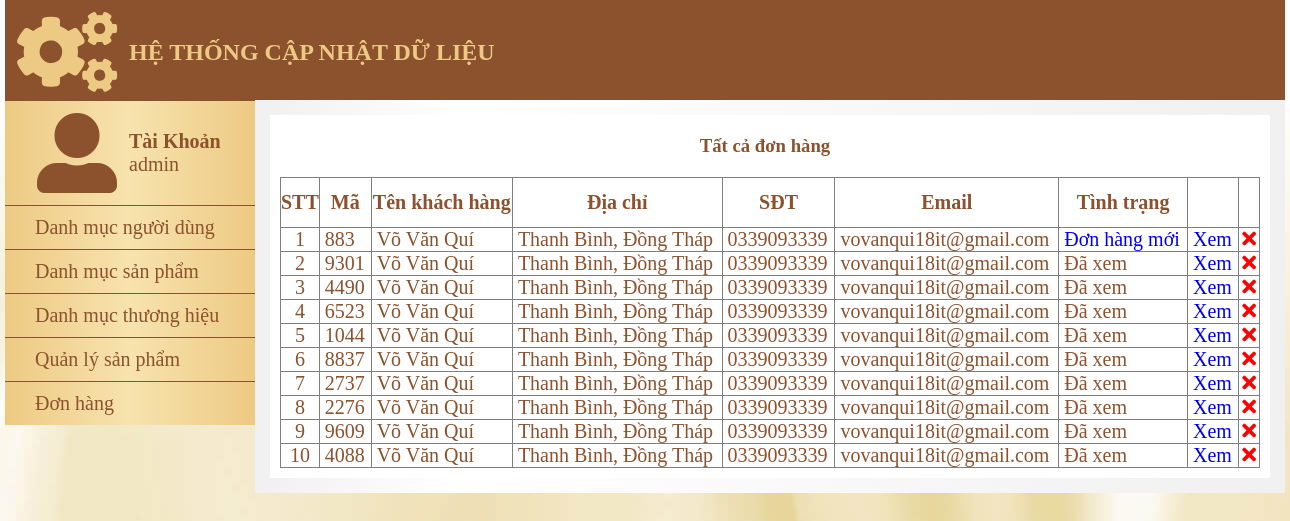
Screenshot of /mypham/admin/index.php?action=quanlydonhang&query=lietke (signed in) with the database file from the repository.
### tables this page shows
CREATE TABLE `tbl_cart` (
  `id_cart` int(11) NOT NULL,
  `id_khachhang` int(11) NOT NULL,
  `code_cart` varchar(10) NOT NULL,
  `cart_status` int(11) NOT NULL
);

CREATE TABLE `tbl_dangky` (
  `id_dangky` int(11) NOT NULL,
  `tenkhachhang` varchar(255) NOT NULL,
  `email` varchar(100) NOT NULL,
  `diachi` varchar(255) NOT NULL,
  `matkhau` varchar(100) NOT NULL,
  `dienthoai` varchar(20) NOT NULL
);

### mypham/admin/modules/quanlydonhang/lietke.php (the view)
<?php
    $sql_lietke_donhang = "SELECT * FROM tbl_cart,tbl_dangky WHERE tbl_cart.id_khachhang=tbl_dangky.id_dangky
    ORDER BY tbl_cart.id_cart DESC";
    $query_lietke_donhang = mysqli_query($mysqli,$sql_lietke_donhang);
?>
<h3 style="text-align:center;padding:20px">Tất cả đơn hàng</h3>
<table border="1" style="border-collapse: collapse; width:980px; font-size:20px;margin-left:10px;margin-bottom:10px">
  <tr style="height:50px">
    <th>STT</th>
    <th>Mã</th>
    <th>Tên khách hàng</th>
    <th>Địa chỉ</th>
    <th>SĐT</th>
    <th>Email</th>
    <th>Tình trạng</th>
    <th>  </th>
    <th></th>
  </tr>
  <?php
  $i = 0;
  while($row = mysqli_fetch_array( $query_lietke_donhang)){
      $i++;
  ?>
  <tr>
    <td style="width:10px; text-align:center"><?php echo $i ?></td>
    <td style="padding:0 5px"><?php echo $row['code_cart'] ?></td>
    <td style="padding:0 5px"><?php echo $row['tenkhachhang'] ?></td>
    <td style="padding:0 5px"><?php echo $row['diachi'] ?></td>
    <td style="padding:0 5px"><?php echo $row['dienthoai'] ?></td>
    <td style="padding:0 5px"><?php echo $row['email'] ?></td>
    <td style="padding:0 5px">
        <?php if($row['cart_status']==1){
            echo '<a style="text-decoration: none;" href="modules/quanlydonhang/xuly.php?cart_status=0&code='.$row['code_cart'].'">Đơn hàng mới</a>';
        }else{
            echo '<p>Đã xem</p>';
        }
        ?>
    </td>
    <td style="width:50px;">
        <a style="text-decoration: none;padding:0 5px" href="index.php?action=donhang&query=xemdonhang&code=<?php echo $row['code_cart']?>">
        Xem
        </a>
    </td>
    <td style=" text-align:center;width:20px">
          <a href="modules/quanlydonhang/xuly.php?idcart=<?php echo $row['id_cart']?>">
            <i class="fas fa-times" style="color:red"></i>
          </a>
      </td>
  </tr>
  <?php
  }
  ?>
</table>

### mypham/admin/css/index.css (style rules this page uses)
* { margin: 0; padding: 0; }
body { background-image: url(../../images/gd-dk.jpg); }

### rows the page displays
tbl_cart: code_cart "883", id_khachhang.tenkhachhang "Võ Văn Quí", id_khachhang.diachi "Thanh Bình, Đồng Tháp", id_khachhang.dienthoai "0339093339", id_khachhang.email "vovanqui18it@gmail.com"
tbl_cart: code_cart "9301", id_khachhang.tenkhachhang "Võ Văn Quí", id_khachhang.diachi "Thanh Bình, Đồng Tháp", id_khachhang.dienthoai "0339093339", id_khachhang.email "vovanqui18it@gmail.com", cart_status "Đã xem"
tbl_cart: code_cart "4490", id_khachhang.tenkhachhang "Võ Văn Quí", id_khachhang.diachi "Thanh Bình, Đồng Tháp", id_khachhang.dienthoai "0339093339", id_khachhang.email "vovanqui18it@gmail.com", cart_status "Đã xem"
tbl_cart: code_cart "6523", id_khachhang.tenkhachhang "Võ Văn Quí", id_khachhang.diachi "Thanh Bình, Đồng Tháp", id_khachhang.dienthoai "0339093339", id_khachhang.email "vovanqui18it@gmail.com", cart_status "Đã xem"
tbl_cart: code_cart "1044", id_khachhang.tenkhachhang "Võ Văn Quí", id_khachhang.diachi "Thanh Bình, Đồng Tháp", id_khachhang.dienthoai "0339093339", id_khachhang.email "vovanqui18it@gmail.com", cart_status "Đã xem"
tbl_cart: code_cart "8837", id_khachhang.tenkhachhang "Võ Văn Quí", id_khachhang.diachi "Thanh Bình, Đồng Tháp", id_khachhang.dienthoai "0339093339", id_khachhang.email "vovanqui18it@gmail.com", cart_status "Đã xem"
tbl_cart: code_cart "2737", id_khachhang.tenkhachhang "Võ Văn Quí", id_khachhang.diachi "Thanh Bình, Đồng Tháp", id_khachhang.dienthoai "0339093339", id_khachhang.email "vovanqui18it@gmail.com", cart_status "Đã xem"
tbl_cart: code_cart "2276", id_khachhang.tenkhachhang "Võ Văn Quí", id_khachhang.diachi "Thanh Bình, Đồng Tháp", id_khachhang.dienthoai "0339093339", id_khachhang.email "vovanqui18it@gmail.com", cart_status "Đã xem"
tbl_cart: code_cart "9609", id_khachhang.tenkhachhang "Võ Văn Quí", id_khachhang.diachi "Thanh Bình, Đồng Tháp", id_khachhang.dienthoai "0339093339", id_khachhang.email "vovanqui18it@gmail.com", cart_status "Đã xem"
tbl_cart: code_cart "4088", id_khachhang.tenkhachhang "Võ Văn Quí", id_khachhang.diachi "Thanh Bình, Đồng Tháp", id_khachhang.dienthoai "0339093339", id_khachhang.email "vovanqui18it@gmail.com", cart_status "Đã xem"

### other values shown
$_SESSION['dangnhap'] "admin"
